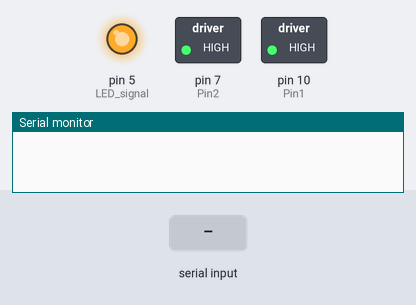
This sketch was run on a simulated Arduino Uno, built with avr-gcc and run on an emulated ATmega328P. Shown: switched loads named in the sketch (green lamp = pin HIGH), output pins drawn as LEDs (lit = HIGH), the last lines printed to the serial monitor. Inputs (shaded band) come from the test bench.

Above: at 1.2 s.
1.3 s: "U" received over Serial
At 1.6 s:
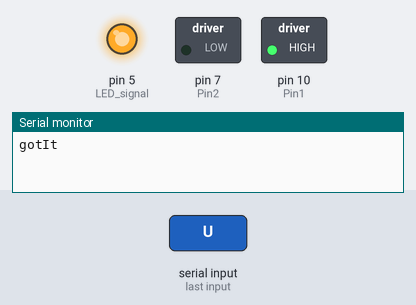
2.8 s: "D" received over Serial
At 3.9 s:
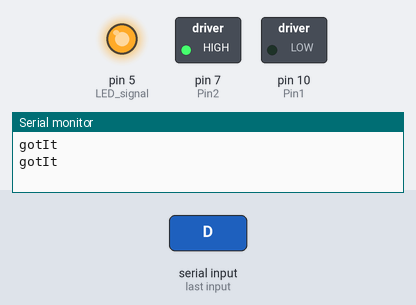
4.3 s: "B" received over Serial
At 5.1 s:
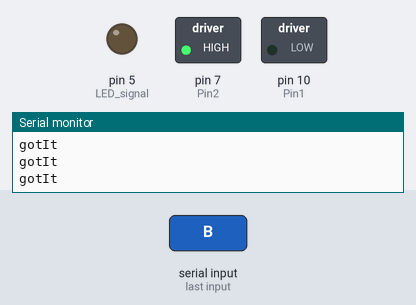
5.8 s: "S" received over Serial
At 6.2 s:
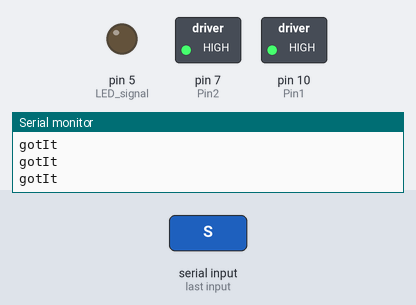
7.3 s: "U" received over Serial
At 8.5 s:
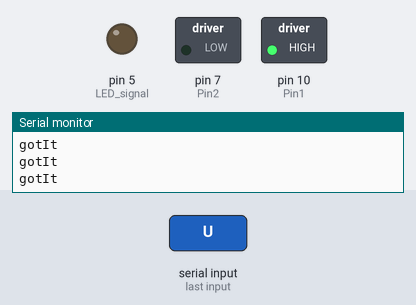
8.8 s: "A" received over Serial
At 9.7 s:
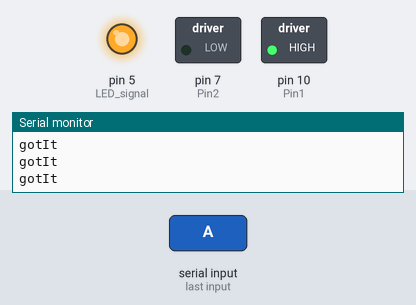
Timing chart, 0 to 11.3 s (numbered marks = the images above; inputs shaded):
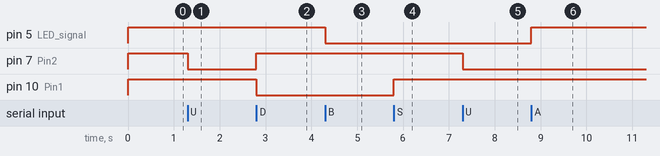

The sketch:

parrot_curtain.ino
```cpp
int Pin1 = 10, Pin2 = 7;
int LED_signal = 5;

void take_action(char command)
{
  if (command == 'U')
  {
    digitalWrite(Pin1, HIGH);
    digitalWrite(Pin2, LOW);
  }
  else if (command == 'D')
  {
    digitalWrite(Pin1, LOW);
    digitalWrite(Pin2, HIGH);
  }
  else if(command == 'S')
  {
    digitalWrite(Pin1, HIGH);
    digitalWrite(Pin2, HIGH);
  }
  else if(command == 'A')
  {
    digitalWrite(LED_signal, HIGH);
  }
  else if(command == 'B')
  {
    digitalWrite(LED_signal, LOW);
  }
}

void setup()
{
  // initialize serial communication at 9600 bits per second:
  Serial.begin(9600);
  pinMode(Pin1, OUTPUT);
  pinMode(Pin2, OUTPUT);

  pinMode(LED_signal, OUTPUT);

  // default state for the motor
  digitalWrite(Pin1, HIGH);
  digitalWrite(Pin2, HIGH);

  digitalWrite(LED_signal, HIGH);
}

void loop()
{
  // print the string when a newline arrives:
  if(Serial.available()) {
    // get the new byte:
    char inChar = (char)Serial.read();
    take_action(inChar);
    Serial.println("gotIt");
  }
}
```

Measured:
- after the input at 1.3 s, pin 7 (Pin2): HIGH → LOW at once
- after the input at 2.8 s, pin 7 (Pin2): LOW → HIGH at once; pin 10 (Pin1): HIGH → LOW at once
- after the input at 4.3 s, pin 5 (LED_signal): HIGH → LOW at once
- after the input at 5.8 s, pin 10 (Pin1): LOW → HIGH at once
- after the input at 7.3 s, pin 7 (Pin2): HIGH → LOW at once
- after the input at 8.8 s, pin 5 (LED_signal): LOW → HIGH at once
